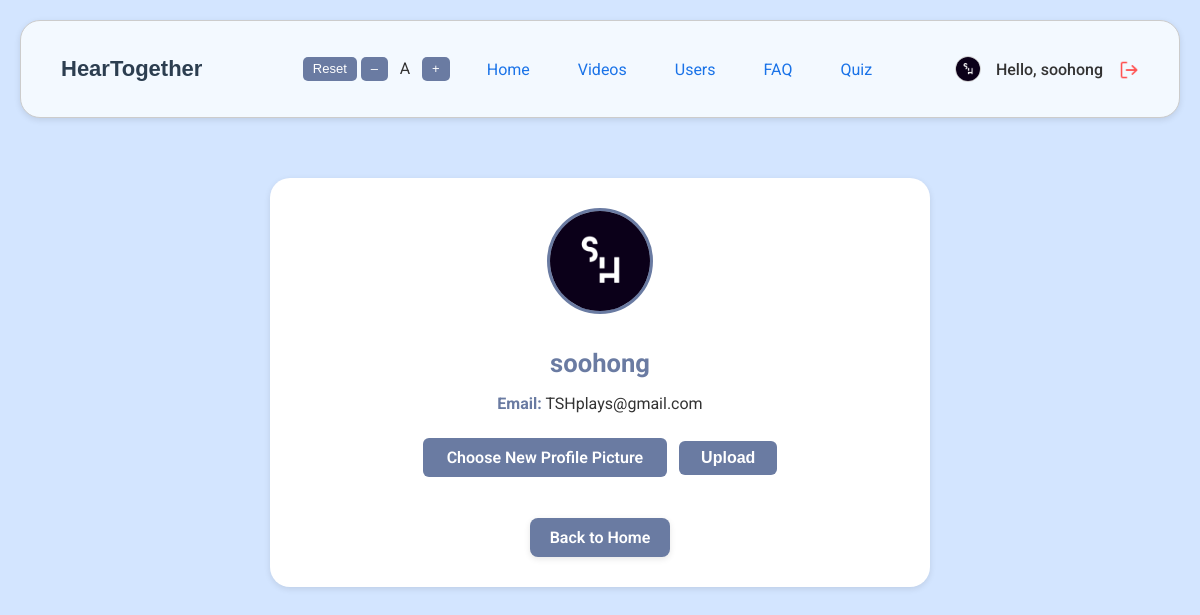
The app's page /profile.php (signed in) with its own data.
### tables this page shows
CREATE TABLE `users` (
  `user_id` int(11) NOT NULL,
  `username` varchar(128) NOT NULL,
  `password` varchar(255) NOT NULL,
  `email` varchar(255) NOT NULL,
  `profile_img` varchar(255) NOT NULL,
  `roles` varchar(10) NOT NULL,
  `is_approved` tinyint(1) NOT NULL DEFAULT 0,
  `created_at` datetime NOT NULL DEFAULT current_timestamp()
);

### profile.php (the view, shortened to what this page needs)
<?php
require 'database.php';
$username = $_SESSION['username'];
$stmt = $conn->prepare("SELECT email, profile_img FROM users WHERE username = ?");
$stmt->bind_param("s", $username);
$stmt->execute();
$result = $stmt->get_result();
$user = $result->fetch_assoc();
$email = htmlspecialchars($user['email']);
$profile_img = !empty($user['profile_img']) ? $user['profile_img'] : 'icons/user.png';
?>
<!DOCTYPE html>
<html lang="en">
<head>
</head>
<body>
<?php include 'nav.php'; ?>
<div class="profile-container">
    <img src="<?php echo htmlspecialchars($profile_img); ?>" alt="Profile Picture">
    <h2><?php echo htmlspecialchars($username); ?></h2>
    <p><b style="color:var(--primary-colour);">Email:</b> <?php echo $email; ?></p>
    <form method="POST" enctype="multipart/form-data" class="profile-form" style="margin-top:18px;">
        <label class="file-label" for="profile_img">Choose New Profile Picture</label>
        <button type="submit">Upload</button>
    </form>
    <a href="homepage.php" class="back-home">Back to Home</a>
</div>
</body>
</html>

### nav.php (shortened to what this page needs)
<?php
require_once 'database.php';
$currentPage = basename($_SERVER['PHP_SELF']);
$nav_profile_img = 'profile/profile.png';
if (isset($_SESSION['username'])) {
    $username = $_SESSION['username'];
    $stmt = $conn->prepare("SELECT profile_img FROM users WHERE username = ?");
    $stmt->bind_param("s", $username);
    $stmt->execute();
    $result = $stmt->get_result();
    if ($result && $row = $result->fetch_assoc()) {
        $nav_profile_img = !empty($row['profile_img']) ? $row['profile_img'] : 'profile/profile.png';
    }
}
?>
<!DOCTYPE html>
<html lang="en">
<head>
</head>
<body>
<header>
    <div class="header-title">
        <a href="homepage.php">HearTogether</a>
    </div>
    <div class="font-size-toggle" id="fontSizeToggle">
        <button type="button" id="fontSizeReset" title="Reset font size">Reset</button>
        <button type="button" id="fontSizeSmall" title="Decrease font size">–</button>
        <span id="fontSizeLabel" style="margin: 0 4px; font-size: 15px;">A</span>
        <button type="button" id="fontSizeLarge" title="Increase font size">+</button>
    </div>
    <nav>
        <ul class="nav-links" id="navLinks">
            <li>
                <a class='nav-anc <?php echo $currentPage == "homepage.php" ? "active" : ""; ?>'
                href="homepage.php">Home</a>
            </li>
            <li>
                <a class='nav-anc <?php echo $currentPage == "videos.php" || $currentPage == "admin_videos.php" ? "active" : ""; ?>'
                href="<?php echo (isset($_SESSION['roles']) && $_SESSION['roles'] === 'admin') ? 'admin_videos.php' : 'videos.php'; ?>">Videos</a>
            </li>
            <?php if (isset($_SESSION['roles']) && $_SESSION['roles'] === 'admin') : ?>
                <li>
                    <a class='nav-anc <?php echo $currentPage == "admin_users.php" ? "active" : ""; ?>' href="admin_users.php">Users</a>
                </li>
            <?php endif; ?>
            <li>
                <a class='nav-anc <?php echo ($currentPage == "faq.php" || $currentPage == "admin_faq.php") ? "active" : ""; ?>'
                href="<?php echo (isset($_SESSION['roles']) && $_SESSION['roles'] === 'admin') ? 'admin_faq.php' : 'faq.php'; ?>">
                FAQ
                </a>
            </li>
            <li>
                <a class='nav-anc <?php echo ($currentPage == "quiz_home.php" || $currentPage == "admin_quiz.php") ? "active" : ""; ?>'
                href="<?php echo (isset($_SESSION['roles']) && $_SESSION['roles'] === 'admin') ? 'admin_quiz.php' : 'quiz_home.php'; ?>">
                Quiz
                </a>
            </li>
        </ul>
    </nav>
    <div class="greeting greeting-desktop">
        <?php if (isset($_SESSION['username'])) : ?>
           <img src="<?php echo htmlspecialchars($nav_profile_img); ?>" alt="Profile Picture" class="profile">
            <a href="profile.php">
                <span>Hello, <?php echo htmlspecialchars($_SESSION['username']); ?></span>
            </a>
            <form action="logout.php" method="post" style="display:inline;">
                <button type="submit" class="logout-btn" title="Logout">
                    <img src="icons/logout.png" alt="Logout Icon">
                </button>
            </form>
        <?php endif; ?>
    </div>
</header>
</body>
</html>

### profile.php (style rules this page uses)
body { margin: 0; font-family: 'Roboto', sans-serif; background-color: var(--background-colour); color: var(--text); }
.profile-container { max-width: 600px; margin: 60px auto; background-color: var(--container-background); padding: 30px; border-radius: 20px; box-shadow: var(--box-shadow); text-align: center; }
.profile-container img { width: 100px; height: 100px; border-radius: 50%; object-fit: cover; margin-bottom: 20px; border: 3px solid var(--primary-colour); background: var(--background-colour); }
.profile-container h2 { margin: 10px 0; color: var(--primary-colour); font-weight: 700; }
.profile-container p { font-size: 16px; color: var(--text); }
.back-home { display: inline-block; margin-top: 25px; padding: 10px 20px; background-color: var(--button-background); color: var(--button-text); text-decoration: none; border-radius: var(--border-radius); font-weight: 600; transition: background-color var(--transition-speed); box-shadow: var(--box-shadow); }
.profile-form label.file-label { display: inline-block; background: var(--button-background); color: var(--button-text); padding: 10px 24px; border-radius: 6px; cursor: pointer; font-weight: 600; transition: background 0.2s; margin-bottom: 16px; }
.profile-form button { background: var(--button-background); color: var(--button-text); border: none; padding: 8px 22px; border-radius: 6px; font-size: 1rem; font-weight: 600; cursor: pointer; margin-left: 8px; transition: background 0.2s; margin-top: 10px; }

### nav.php (style rules this page uses)
:root { --primary-colour: #6A7BA2; --primary-hover: #5C728A; --background-colour: rgb(211, 229, 255); --container-background: #ffffff; --input-background: #ffffff; --text: #333333; --placeholder-colour: #999999; --heading-colour: #2C3E50; --border-colour: #cccccc; --focus-border-colour: #738678; --button-background: var(--primary-colour); --button-hover: var(--primary-hover); --button-text: #ffffff; --link-colour: #1a73e8; --link-hover: #1558b0; --toast-success-bg: #1d8a47; --toast-error-bg: #ff5e57; --box-shadow: 0 2px 6px rgba(0, 0, 0, 0.1); --border-radius: 8px; --transition-speed: 0.3s; --danger: #e57373; }
header { background-color: rgb(243, 249, 255); color: var(--text); padding: 35px 40px; margin: 20px 20px 0 20px; font-family: 'Roboto', sans-serif; display: flex; align-items: center; border-radius: 20px; border: 1px solid var(--border-colour); box-shadow: var(--box-shadow); justify-content: space-between; flex-wrap: wrap; position: relative; gap: 0; }
.header-title { flex: 1 1 0%; display: flex; align-items: center; justify-content: flex-start; font-family: "Poppins", sans-serif; min-width: 180px; }
.header-title a { text-decoration: none; color: var(--heading-colour); font-size: 22px; font-weight: 600; }
nav { flex: 2 1 0%; display: flex; align-items: center; justify-content: center; position: relative; min-width: 250px; }
.nav-links { list-style: none; display: flex; justify-content: center; align-items: center; gap: 48px; padding: 0; margin: 0; transition: max-height 0.4s ease; }
.nav-links li a { color: var(--link-colour); text-decoration: none; font-size: 16px; transition: color var(--transition-speed) ease; }
.greeting-desktop { flex: 1 1 0%; display: flex; justify-content: flex-end; align-items: center; min-width: 180px; gap: 10px; }
.greeting img.profile { width: 24px; height: 24px; border-radius: 50%; margin-right: 5px; border: 1.5px solid var(--border-colour); background: var(--container-background); }
.greeting span { font-size: 16px; color: var(--text); }
.greeting form { display: flex; align-items: center; margin: 0 0 0 6px; }
.logout-btn { background: none; border: none; cursor: pointer; padding: 0; }
.logout-btn img { width: 20px; height: 20px; transition: opacity var(--transition-speed) ease; vertical-align: middle; }
.greeting a { color: var(--text); text-decoration: none; font-weight: 500; display: flex; align-items: center; }
.font-size-toggle { display: flex; align-items: center; gap: 4px; margin-left: 12px; user-select: none; }
.font-size-toggle button { background: var(--button-background); color: var(--button-text); border: none; border-radius: 5px; padding: 5px 10px; font-size: 13px; cursor: pointer; transition: background 0.2s; line-height: 1.1; }
#fontSizeLabel { min-width: 18px; display: inline-block; text-align: center; transition: font-size 0.2s; }
h1, h2, h3, h4, h5, h6 { font-size: revert; font-size: unset; }
h2 { font-size: 1.6rem !important; }

### records on screen
users: profile_img (picture), email "TSHplays@gmail.com"

### other values on screen
$_SESSION['username'] "soohong"
$username "soohong"
